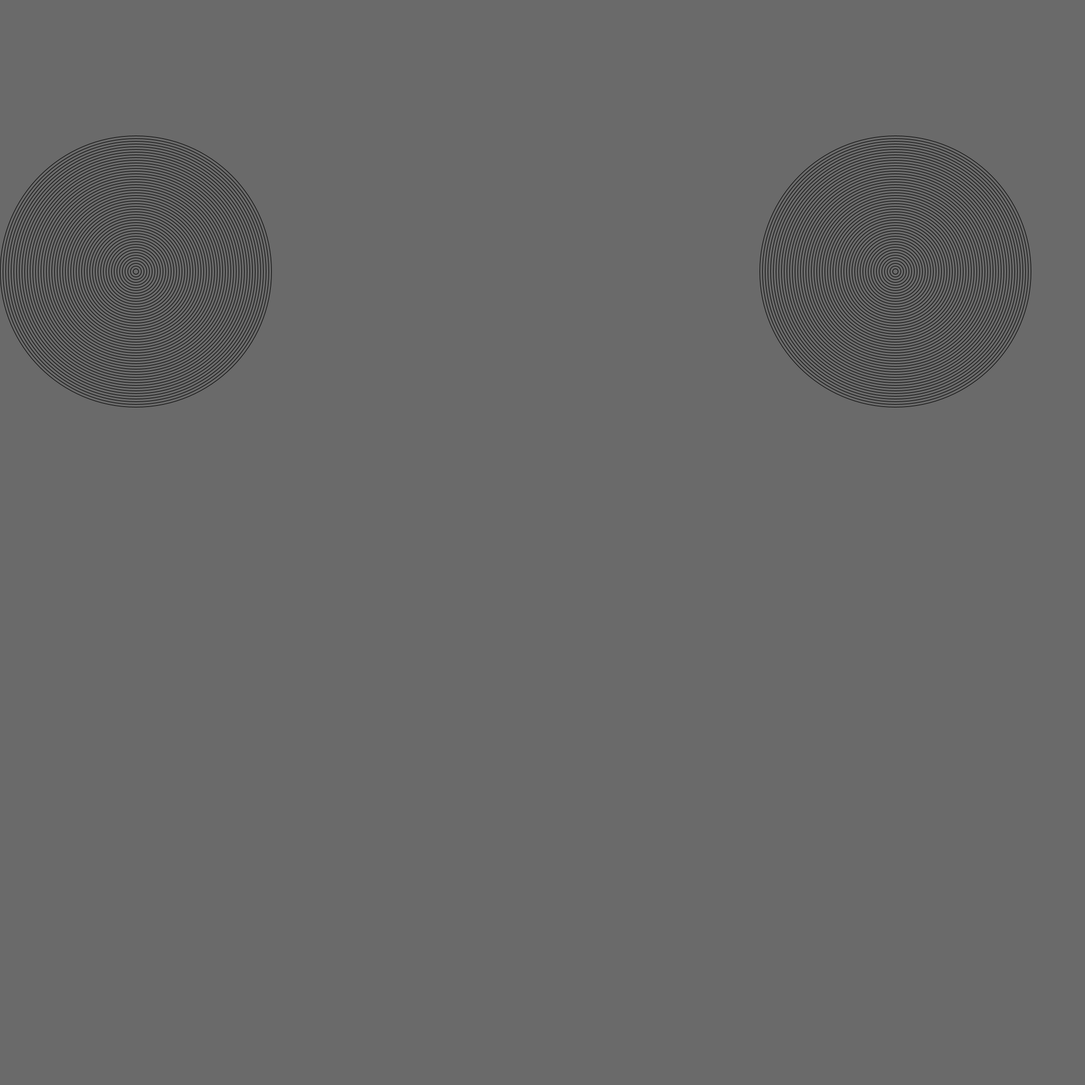
Frame 1 (no input)
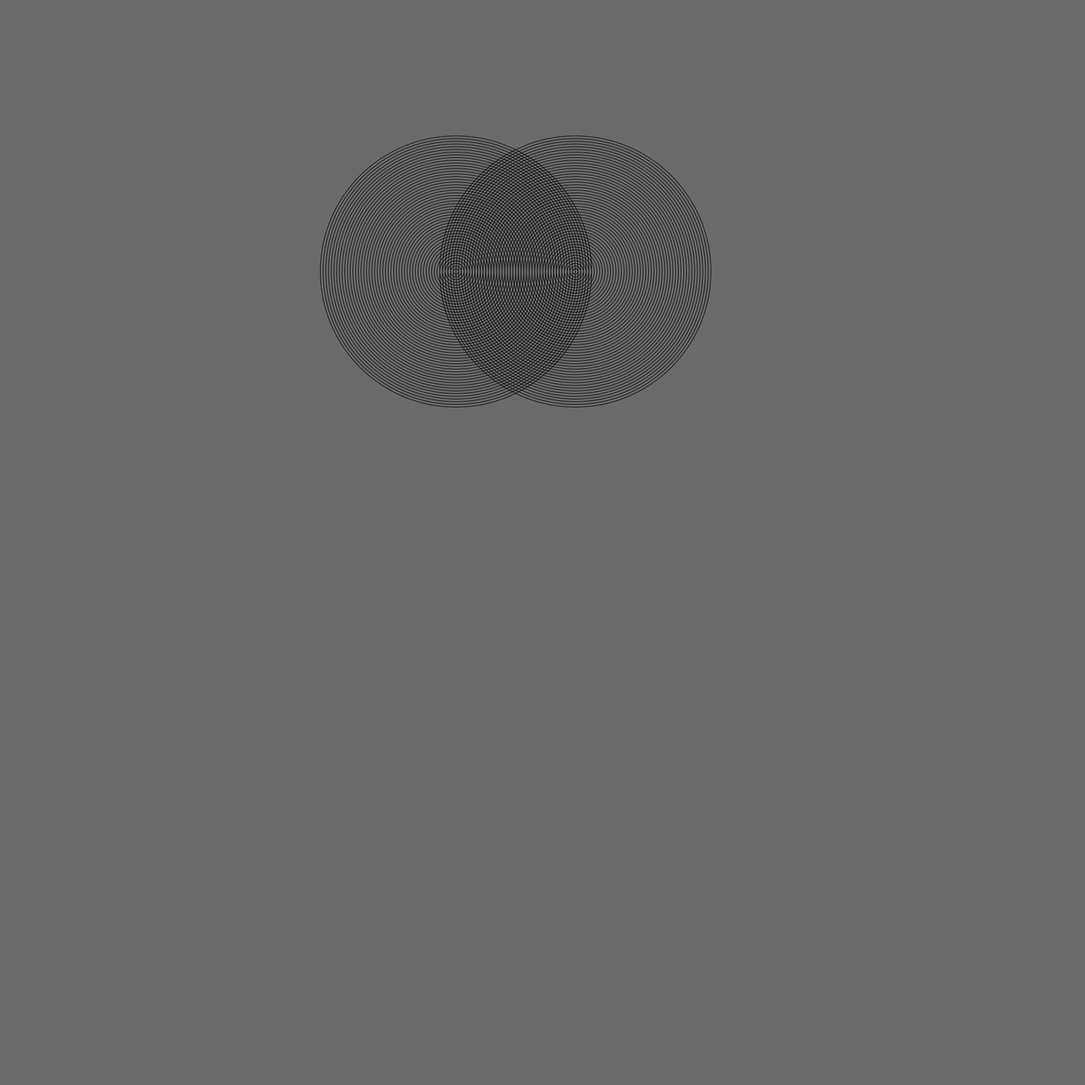
Frame 60 (the mouse pressed at the canvas centre just before this capture)
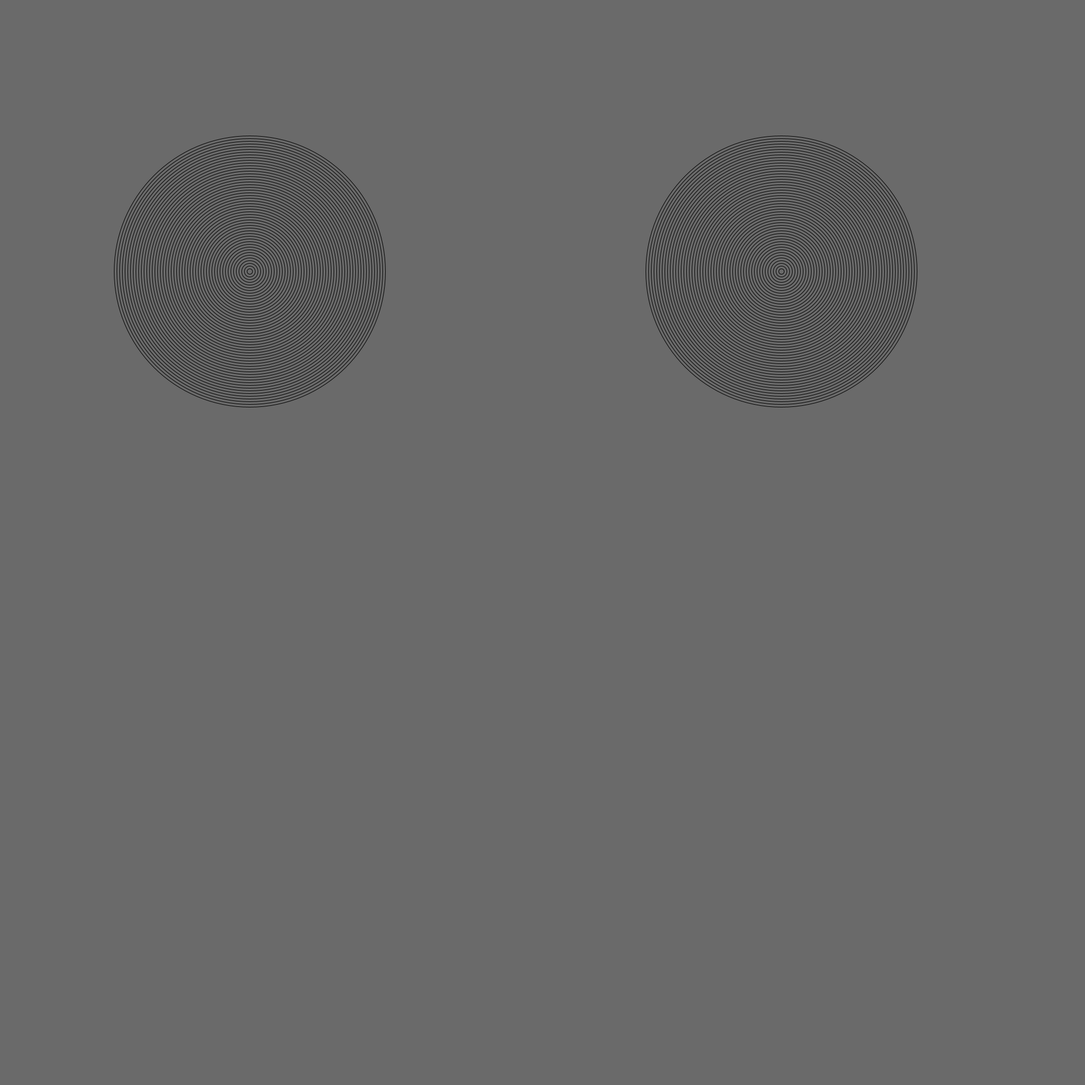
Frame 120 (the mouse held since frame 60 and released just before this capture)

The Processing sketch that drew these frames (run headless with seeded random() and noise(); from frame 60 on, the mouse is pressed at the canvas centre):

// Processing sketch: Amazing_Rings
// ── Amazing_Rings.pde
int y = 250;
int c = 250;
int z = 1650;
int r = 1650;
void setup () {
  
  size(2000, 2000);

   
}
void draw () {
  background(#6A6A6A);

     for(int i=50; i>0; i--){
   if(i%2==0) {
   noFill();
    
    ellipse(y, 500, i*10, i*10); 
  }
  else {
    
    noFill();
    ellipse(c, 500, i*10, i*10);
}
   }

   for(int x=50; x>0; x--){
   if(x%2==0) {
   noFill();
    
    ellipse(z, 500, x*10, x*10); 
  }
  else {
    
    noFill();
    ellipse(r, 500, x*10, x*10);
}
   if (y==2000) {
    y=0;
}
  if (c==2000) {
    c=0;
}
  if (r==0) {
    r=2000;
}
  if (z==0) {
    z=2000;
}
   }
   
  y=y+10;
  z=z-10;
  r=r-10;
  c=c+10;
 
}
